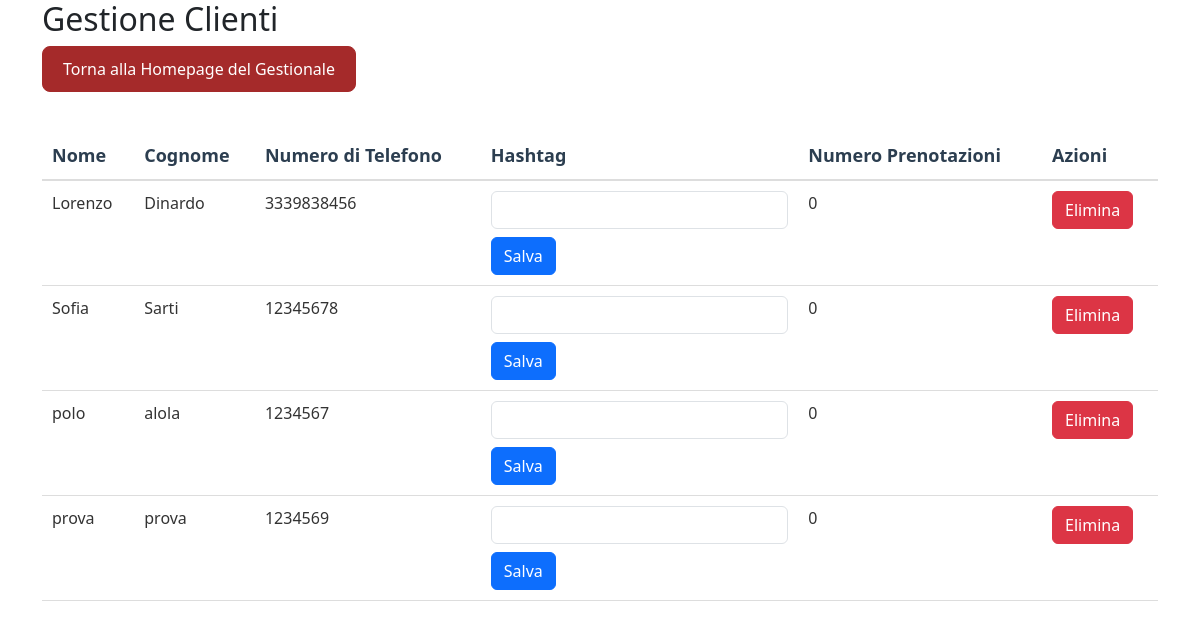
/gestionale/clienti/ (signed in), run on the app's committed database.
### gestionale/models.py (models this page shows, shortened)
class Customer(models.Model):
    first_name = models.CharField(max_length=100)
    last_name = models.CharField(max_length=100)
    phone_number = models.CharField(max_length=20)
    hashtag = models.CharField(max_length=100, blank=True, null=True, default="")
    numero_prenotazioni = models.IntegerField(default=0)

### gestionale/views.py (the view)
# urls.py: path('clienti/', views.clienti, name='clienti'),
@login_required
def clienti(request):
    customers = Customer.objects.all().order_by('last_name', 'first_name')
    hashtags = (
        Customer.objects
        .exclude(hashtag="")
        .values_list('hashtag', flat=True)
    )
    unique_hashtags = set(tag.strip() for tags in hashtags for tag in tags.split(',') if tag.strip())
    return render(request, 'gestionale/clienti.html', {
        'customers': customers,
        'unique_hashtags': unique_hashtags,
    })

### gestionale/templates/gestionale/clienti.html (shortened to what this page needs)
{% extends "base.html" %}
{% load static %}
{% block css_files %}
    <link rel="stylesheet" href="{% static 'gestionale/shared.css' %}">
{% endblock %}
{% block content %}
<div class="container">
    <h2>Gestione Clienti</h2>
    <a href="{% url 'gestionale:gestionale' %}" class="back-to-home">Torna alla Homepage del Gestionale</a>
    <table class="table">
        <thead>
            <tr>
                <th>Nome</th>
                <th>Cognome</th>
                <th>Numero di Telefono</th>
                <th>Hashtag</th>
                <th>Numero Prenotazioni</th>
                <th>Azioni</th>
            </tr>
        </thead>
        <tbody>
            {% for customer in customers %}
                <tr>
                    <td>{{ customer.first_name }}</td>
                    <td>{{ customer.last_name }}</td>
                    <td>{{ customer.phone_number }}</td>
                    <td>
                        <form method="post" action="{% url 'gestionale:update_hashtag' customer.id %}">
                            <input type="text" id="hashtag_{{ customer.id }}" name="hashtag"
                                   value="{{ customer.hashtag }}" class="form-control"
                                   list="suggested-hashtags"
                                   oninput="validateHashtagCount(this)" />
                            <button type="submit" class="btn btn-primary mt-2">Salva</button>
                        </form>
                    </td>
                    <td>{{ customer.numero_prenotazioni }}</td>
                    <td>
                        <a href="{% url 'gestionale:delete_customer' customer.id %}" class="btn btn-danger">Elimina</a>
                    </td>
                </tr>
            {% endfor %}
        </tbody>
    </table>
</div>
{% endblock %}

### static/gestionale/shared.css (style rules this page uses)
.nav-button, .back-to-home { padding: 10px 20px; border: 1px solid #a52a2a; border-radius: 8px; background-color: #a52a2a; color: #fff; font-size: 16px; text-decoration: none; font-weight: 500; transition: background-color 0.3s ease; }
.back-to-home { margin-bottom: 20px; display: inline-block; }
.table { width: 100%; border-collapse: collapse; margin-top: 20px; }
.table thead th { font-weight: 600; font-size: 18px; color: #2c3e50; border-bottom: 2px solid #ddd; text-align: left; padding: 10px; }
.table tbody td { padding: 10px; border-bottom: 1px solid #ddd; font-size: 16px; color: #333; }

### data on the page
Customer: first_name "Lorenzo", last_name "Dinardo", phone_number "3339838456", numero_prenotazioni "0"
Customer: first_name "Sofia", last_name "Sarti", phone_number "12345678", numero_prenotazioni "0"
Customer: first_name "polo", last_name "alola", phone_number "1234567", numero_prenotazioni "0"
Customer: first_name "prova", last_name "prova", phone_number "1234569", numero_prenotazioni "0"
